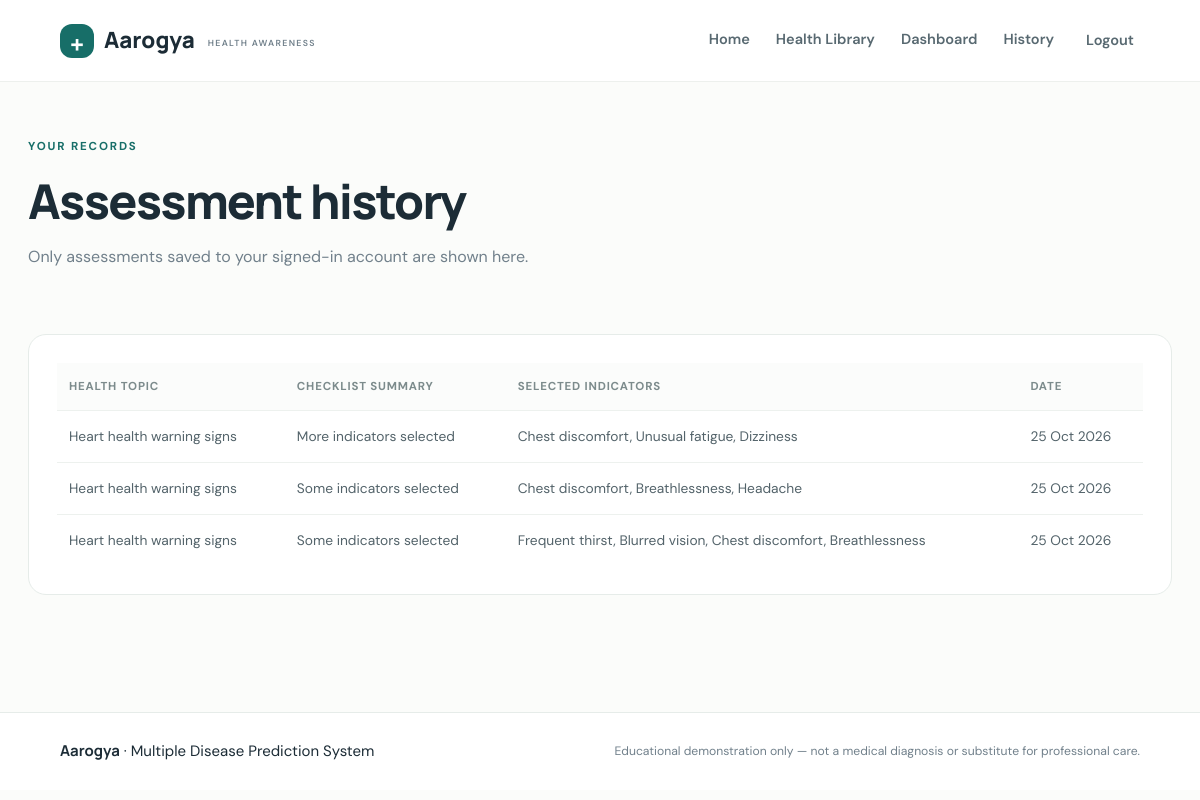
The app's page /history (signed in) with its own data.
### app.py (models this page shows)
class Assessment(db.Model):
    id = db.Column(db.Integer, primary_key=True)
    user_id = db.Column(db.Integer, db.ForeignKey('user.id'), nullable=False)
    condition = db.Column(db.String(80), nullable=False)
    risk_level = db.Column(db.String(40), nullable=False)
    notes = db.Column(db.Text, nullable=False, default='')
    created_at = db.Column(db.DateTime, default=datetime.utcnow)

### app.py (the view)
@app.route('/history')
@login_required
def history():
    records=Assessment.query.filter_by(user_id=current_user.id).order_by(Assessment.created_at.desc()).all()
    return render_template('history.html', records=records)

### app.py (called while the page is built)
@login_manager.user_loader
def load_user(user_id):
    return db.session.get(User, int(user_id))

### templates/history.html
{% extends 'base.html' %}{% block title %}Assessment history | Aarogya{% endblock %}{% block content %}<section class="page-heading"><span class="eyebrow">YOUR RECORDS</span><h1>Assessment history</h1><p>Only assessments saved to your signed-in account are shown here.</p></section><section class="content-card">{% if records %}<div class="table-wrap"><table><thead><tr><th>Health topic</th><th>Checklist summary</th><th>Selected indicators</th><th>Date</th></tr></thead><tbody>{% for r in records %}<tr><td>{{ r.condition }}</td><td>{{ r.risk_level }}</td><td>{{ r.notes.replace('Selected indicators: ', '') }}</td><td>{{ r.created_at.strftime('%d %b %Y') }}</td></tr>{% endfor %}</tbody></table></div>{% else %}<div class="empty-state"><div>◷</div><h3>Nothing saved yet</h3><p>Complete a checklist to see a summary here.</p><a href="{{ url_for('assessment') }}">Start checklist →</a></div>{% endif %}</section>{% endblock %}

### static/css/style.css (style rules this page uses)
:root { --ink:#1c2c36;--muted:#71808b;--teal:#176e68;--teal-dark:#105650;--mint:#e5f4ee;--line:#e6ece9;--paper:#fbfcfa;--white:#fff;--lilac:#efebff;--peach:#fff0e7;--shadow:0 20px 60px rgba(27,65,57,.08) }
* { box-sizing:border-box }
body { margin:0;background:var(--paper);color:var(--ink);font-family:'DM Sans',sans-serif;font-size:15px;line-height:1.65 }
h1,h2,h3 { font-family:Manrope,sans-serif;line-height:1.18;letter-spacing:-.035em;margin:0 0 14px }
h1 { font-size:clamp(2.3rem,5vw,4.25rem);font-weight:800 }
p { color:var(--muted);margin:0 0 16px }
.eyebrow { font-size:.72rem;font-weight:700;letter-spacing:.16em;color:var(--teal);display:block;margin-bottom:17px }
.dashboard-head h1,.page-heading h1 { font-size:clamp(2.2rem,4vw,3.3rem) }
.content-card { background:#fff;border:1px solid var(--line);border-radius:18px;padding:28px;margin:25px 0 }
.table-wrap { overflow-x:auto }
table { border-collapse:collapse;width:100%;font-size:.86rem }
th,td { text-align:left;padding:14px 12px;border-bottom:1px solid #edf1ee;vertical-align:top }
th { font-size:.72rem;letter-spacing:.07em;text-transform:uppercase;color:#7c8b8c;background:#fbfcfb }
td { color:#53636a }
tr:last-child td { border-bottom:0 }
.page-heading { padding:55px 0 22px;max-width:780px }
.page-heading h1 { margin-bottom:13px }
.page-heading p { font-size:1rem;line-height:1.8 }

### records on screen
Assessment: condition "Heart health warning signs", risk_level "More indicators selected", notes.replace "Chest discomfort, Unusual fatigue, Dizziness", created_at "25 Oct 2026"
Assessment: condition "Heart health warning signs", risk_level "Some indicators selected", notes.replace "Chest discomfort, Breathlessness, Headache", created_at "25 Oct 2026"
Assessment: condition "Heart health warning signs", risk_level "Some indicators selected", notes.replace "Frequent thirst, Blurred vision, Chest discomfort, Breathlessness", created_at "25 Oct 2026"
